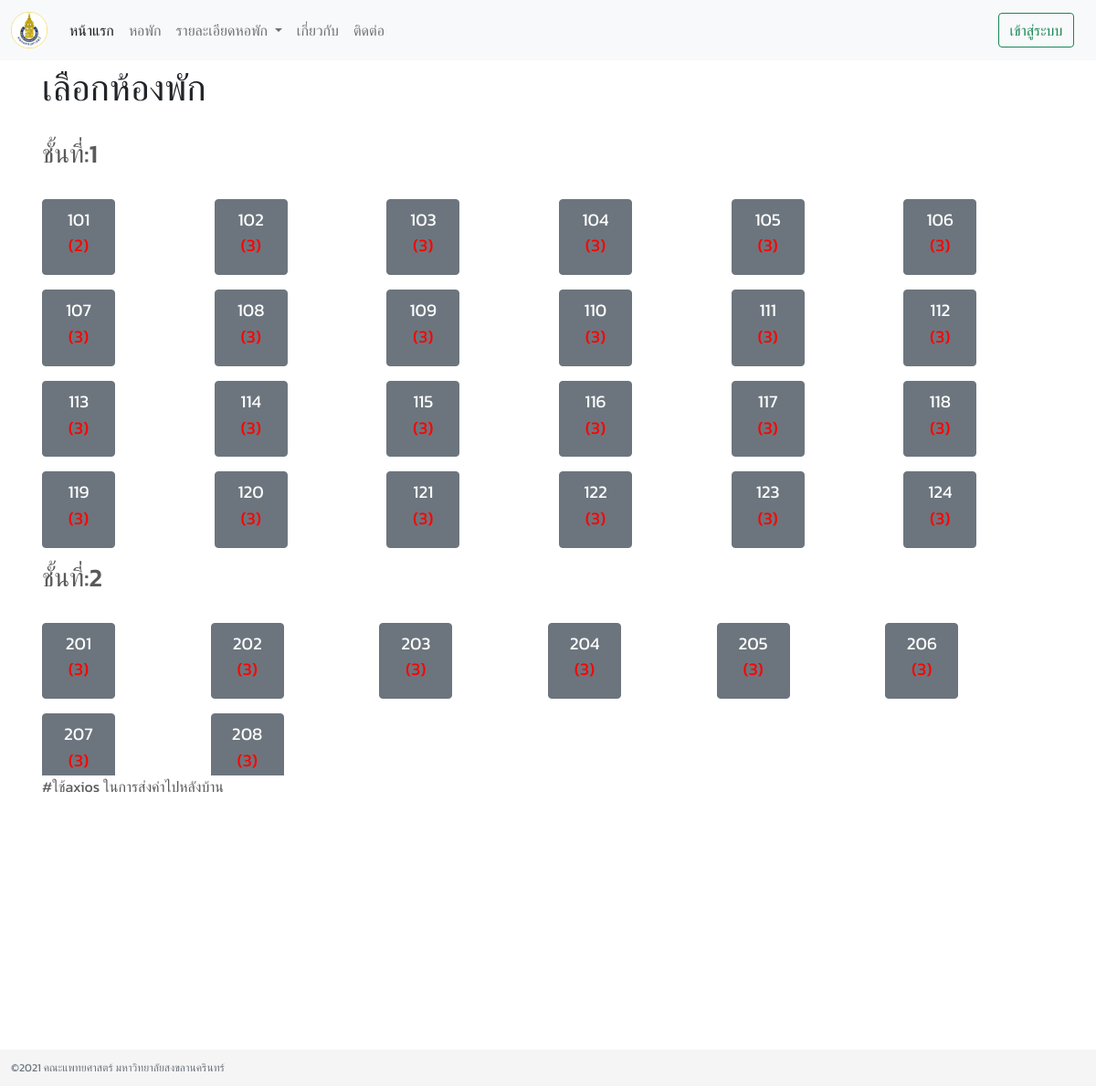
The app's page /dorm/room/2/, older data.
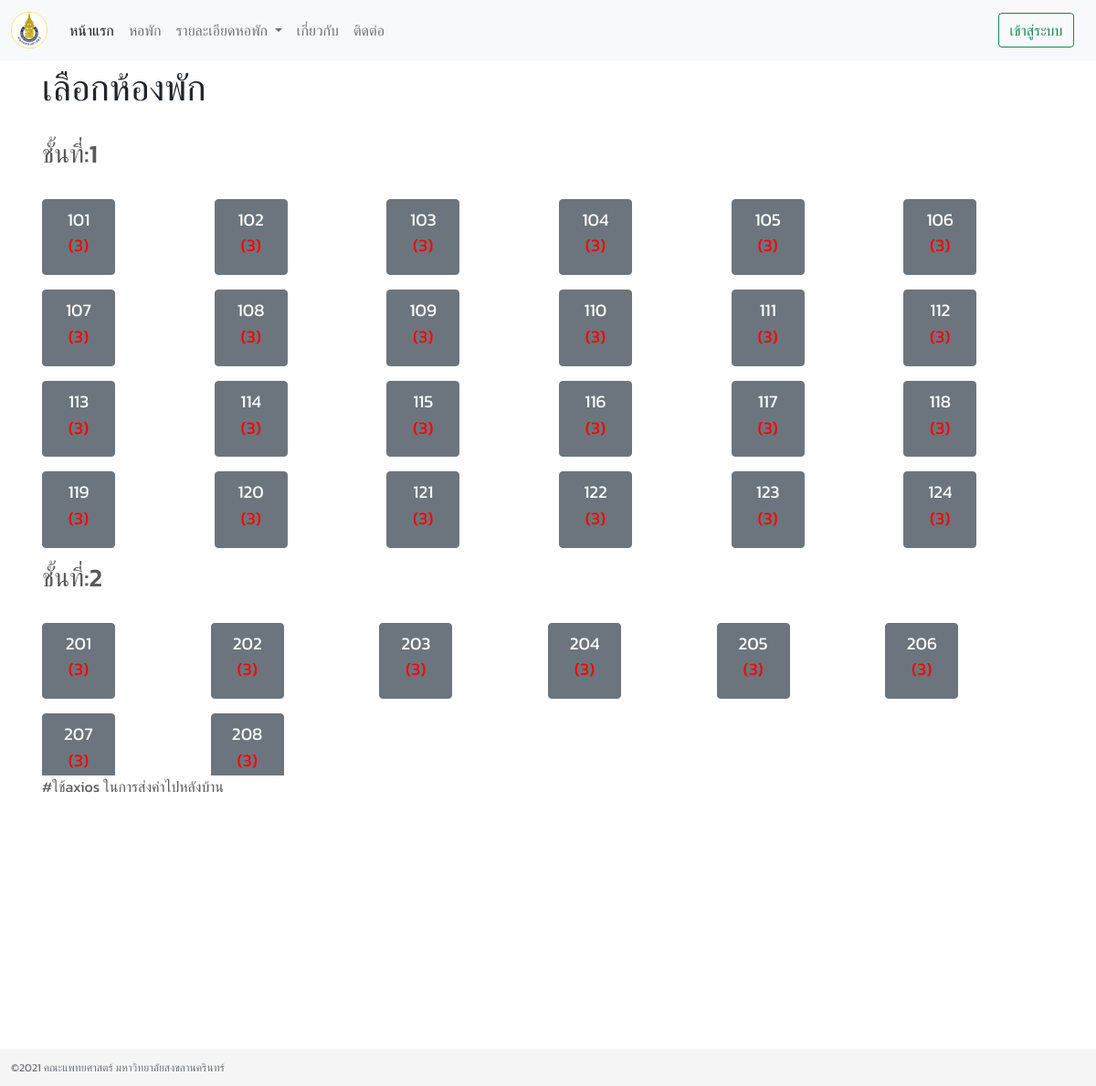
The same page, newer data.
### dorm/models.py (models this page shows, shortened)
class Room(models.Model):
	TYPE_IN_ROOM = [('MALE', 'ผู้ชาย'), ('FEMALE', 'ผู้หญิง')]
	floor = models.ForeignKey(Floor, on_delete=models.PROTECT, related_name="floor", related_query_name="floor",
							  verbose_name="ชั้น")
	room_id = models.CharField(max_length=10, blank=True, null=True, unique=True, verbose_name="เลขห้อง")
	room_type = models.CharField(max_length=10, choices=TYPE_IN_ROOM, verbose_name="ประเภทห้องพัก")
	amount = models.PositiveIntegerField(default=3, verbose_name="จำนวน")
	is_status = models.BooleanField(default=True, verbose_name="สถานะของห้อง")

### dorm/views.py (the view)
# urls.py: path("room/<int:pk>/", views.RoomView.as_view(), name="room-name")
class RoomView(View):
	def get(self, request, pk):
		context = {}
		dorm = Dormitory.objects.get(pk=pk)
		context["floors"] = dorm.dormitory.all()
		return render(request, "dorm/all-room.html", context)

### main/context_processors.py (called while the page is built)
def all_dormitory(self):
	dorms = Dormitory.objects.all()
	return dict(dorms= dorms )

### dorm/templates/dorm/all-room.html (shortened to what this page needs)
{% extends "base.html" %}
{% block content %}
    <p class="text-dark  h1 py-2"> เลือกห้องพัก</p>
    <div class="row " style="overflow-y: scroll; height: 60vh;">
        <form method="post" action="{% url 'booking' %}">
            {% for floor in floors %}
                <h3 class="font-weight-bold my-3"> ชั้นที่:{{ floor.number }} </h3>
                <div class="row row-cols-3 row-cols-sm-3 row-cols-md-6 ">
                    {% for room in floor.floor.all %}
                        <div class="col">
                            <button type="submit" class="btn btn-secondary text-wrap btn-room mt-3"
                                    role="button">{{ room.room_id }}<p id="text-amount">({{ room.amount }})</p>
                            </button>
                        </div>
                    {% endfor %}
                </div>
                </form>
            {% endfor %}
    </div>
    #ใช้axios ในการส่งค่าไปหลังบ้าน
{% endblock %}

Row changes from the older to the newer data that the page shows:
changed Room (number 1 of 32 on the later page): amount "2" → "3"
